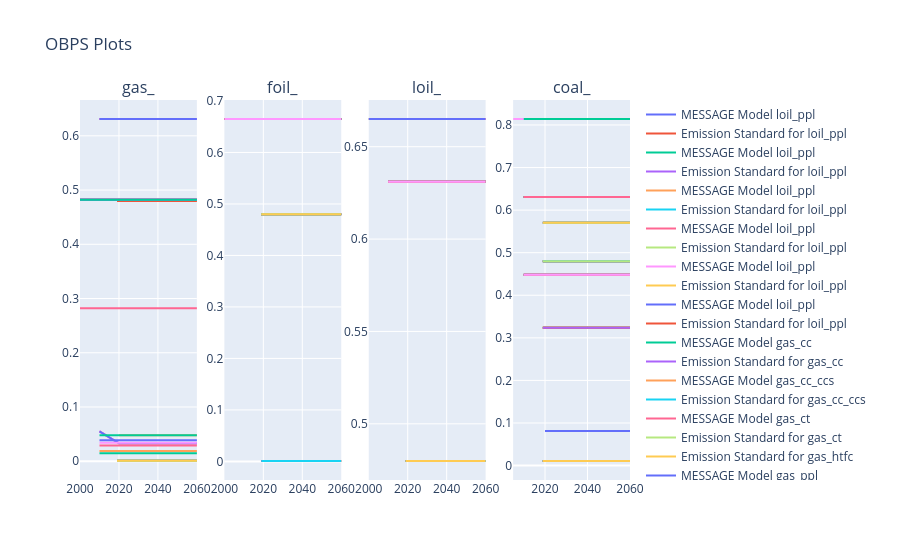

Notebook cell for this chart:
### Code cell
prefixes = ['gas_', 'foil_', 'loil_', 'coal_']

fig = make_subplots(rows=1, cols=len(prefixes), subplot_titles=prefixes)


for idx, prefix in enumerate(prefixes):
    # Filter the technologies by prefix
    tech_group = [t for t in tech_list if t.startswith(prefix)]

    for t in tech_group:

        chosen_tech = t

        CALCULATED_data = final_df.loc[(final_df["technology"] == chosen_tech) & (final_df["node_loc"] == chosen_prov) & (final_df["relation"] == chosen_relation)]
        CALCULATED_data.fillna({"OBPS": 0}, inplace=True)


        NEW_data = new_obps.loc[(new_obps["technology"] == chosen_tech) & (new_obps["region"] == chosen_prov) & (new_obps["variable"].str.contains("Standard"))]
        NEW_data.fillna({"conversion_to_KWa": 0}, inplace=True)



        fig.add_trace(go.Scatter(x=CALCULATED_data["year_act"], y=CALCULATED_data["OBPS"], name=f"MESSAGE Model {chosen_tech}"),
                    row=1, col=idx+1)
        fig.add_trace(go.Scatter(x=NEW_data["time"], y=NEW_data["conversion_to_KWa"], name=f"Emission Standard for {chosen_tech}"),
                    row=1, col=idx+1)

fig.update_layout(title_text=f"OBPS Plots")

fig.show()
